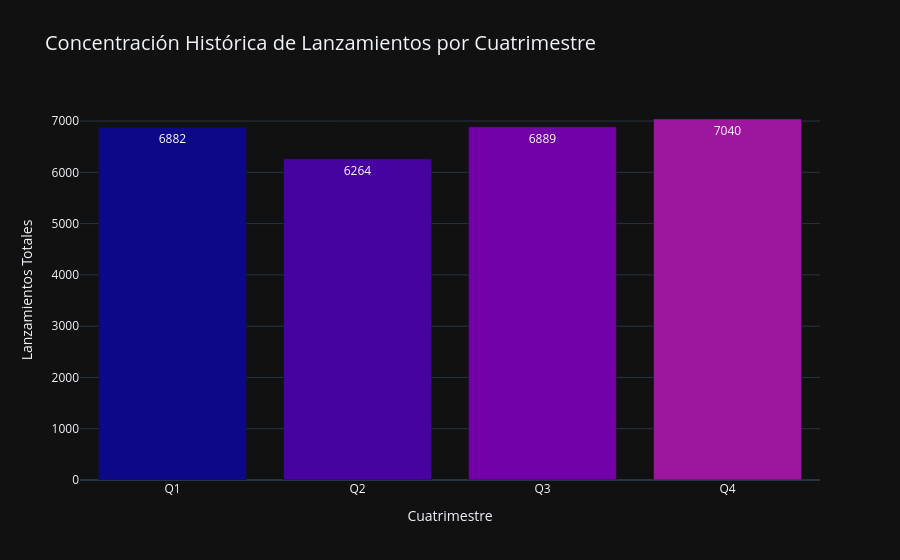

Notebook code cell kept with this figure:
### Code cell
seasonality_static = df.groupby('quarter', as_index=False).agg(
    releases=('appid', 'count')
)
seasonality_static['quarter_label'] = 'Q' + seasonality_static['quarter'].astype(str)

fig8 = px.bar(seasonality_static, x='quarter_label', y='releases', color='quarter_label',
              template="plotly_dark", text_auto=True,
              color_discrete_sequence=px.colors.sequential.Plasma,
              title="Concentración Histórica de Lanzamientos por Cuatrimestre",
              labels={'quarter_label': 'Cuatrimestre', 'releases': 'Lanzamientos Totales'})
fig8.update_layout(title_font_size=20, showlegend=False)

print("""
GRÁFICO 8: Estacionalidad de Lanzamientos (Barras Consolidadas)
- Qué es: Sumatoria histórica estática de publicaciones.
- Qué se ve: Concentración de lanzamientos por trimestre.
- Elementos: Eje X (Q1-Q4), Eje Y (Total de juegos).
""")
fig8.show()

### Figure 1 — Plotly figure (JSON) as saved in the notebook; plotly's stock layout.template omitted (floating-point values rounded to 4 significant figures)
{"data": [{"hovertemplate": "Cuatrimestre=%{x}<br>Lanzamientos Totales=%{y}<extra></extra>", "legendgroup": "Q1", "marker": {"color": "#0d0887", "pattern": {"shape": ""}}, "name": "Q1", "orientation": "v", "showlegend": true, "textposition": "auto", "texttemplate": "%{y}", "type": "bar", "x": ["Q1"], "xaxis": "x", "y": [6882], "yaxis": "y"}, {"hovertemplate": "Cuatrimestre=%{x}<br>Lanzamientos Totales=%{y}<extra></extra>", "legendgroup": "Q2", "marker": {"color": "#46039f", "pattern": {"shape": ""}}, "name": "Q2", "orientation": "v", "showlegend": true, "textposition": "auto", "texttemplate": "%{y}", "type": "bar", "x": ["Q2"], "xaxis": "x", "y": [6264], "yaxis": "y"}, {"hovertemplate": "Cuatrimestre=%{x}<br>Lanzamientos Totales=%{y}<extra></extra>", "legendgroup": "Q3", "marker": {"color": "#7201a8", "pattern": {"shape": ""}}, "name": "Q3", "orientation": "v", "showlegend": true, "textposition": "auto", "texttemplate": "%{y}", "type": "bar", "x": ["Q3"], "xaxis": "x", "y": [6889], "yaxis": "y"}, {"hovertemplate": "Cuatrimestre=%{x}<br>Lanzamientos Totales=%{y}<extra></extra>", "legendgroup": "Q4", "marker": {"color": "#9c179e", "pattern": {"shape": ""}}, "name": "Q4", "orientation": "v", "showlegend": true, "textposition": "auto", "texttemplate": "%{y}", "type": "bar", "x": ["Q4"], "xaxis": "x", "y": [7040], "yaxis": "y"}], "layout": {"barmode": "relative", "legend": {"title": {"text": "Cuatrimestre"}, "tracegroupgap": 0}, "showlegend": false, "title": {"font": {"size": 20}, "text": "Concentración Histórica de Lanzamientos por Cuatrimestre"}, "xaxis": {"anchor": "y", "categoryarray": ["Q1", "Q2", "Q3", "Q4"], "categoryorder": "array", "domain": [0, 1], "title": {"text": "Cuatrimestre"}}, "yaxis": {"anchor": "x", "domain": [0, 1], "title": {"text": "Lanzamientos Totales"}}}}
